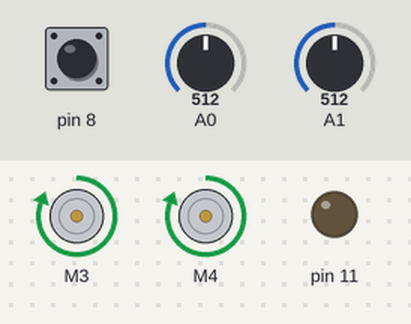
The sketch below on a simulated Arduino Uno, built with avr-gcc and run on an emulated ATmega328P. Parts: 2 × DC motor (green arrow = forward, orange = backward, longer = faster), output pins drawn as LEDs (lit = HIGH). The test bench sets the inputs (shaded band); at power-on: A0 = 512, A1 = 512, pin 8 HIGH.

Above: at 5.8 s.
5.9 s: A0 set to 716
At 6.3 s:
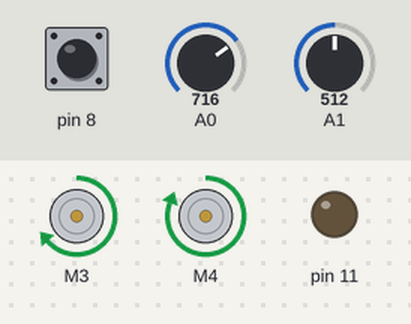
7.4 s: A1 set to 900
At 8.5 s:
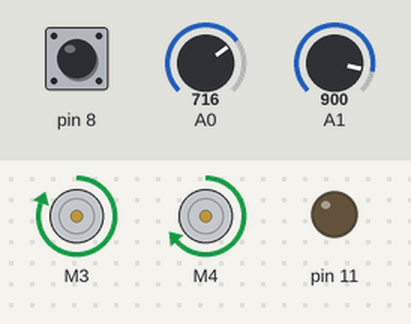
8.9 s: A1 set to 716
At 9.8 s:
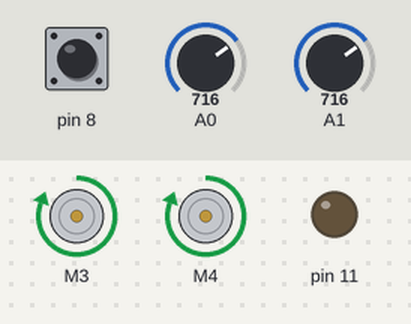
10.4 s: A1 set to 511
At 10.8 s:
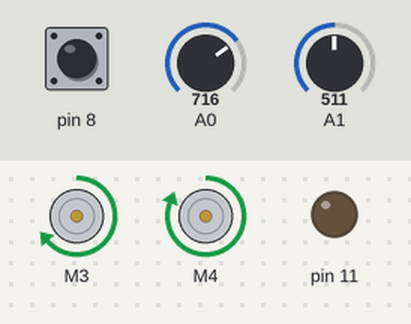
Timing chart, 0 to 12.9 s (numbered marks = the images above; inputs shaded):
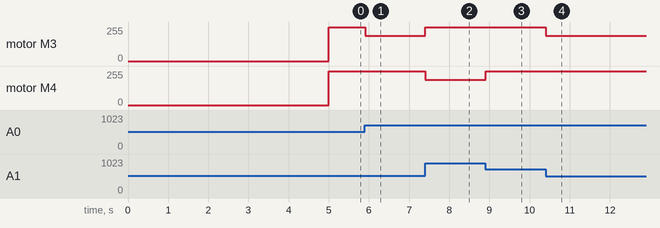

Measured:
- after the input at 5.9 s, motor M3: forward 255/255 → forward 191/255 at once
- after the input at 7.4 s, motor M3: forward 191/255 → forward 255/255 at once; motor M4: forward 255/255 → forward 191/255 at once
- after the input at 8.9 s, motor M4: forward 191/255 → forward 255/255 at once
- after the input at 10.4 s, motor M3: forward 255/255 → forward 191/255 at once

The sketch:

Test_Move_To_Candle.ino
```cpp
#include <Adafruit_MotorShield.h>
#include <Wire.h>
#include <Angus_Lib.h>

void setup() {
  // put your setup code here, to run once:
  initialize();
  digitalWrite(13,HIGH);
  delay(1000);
  digitalWrite(13,LOW);
  delay(4000);
  Serial.begin(9600);
  moveToCandle(MAX_MOTOR_SPEED, 10000);
}

void loop() {
  // put your main code here, to run repeatedly:

}
```
